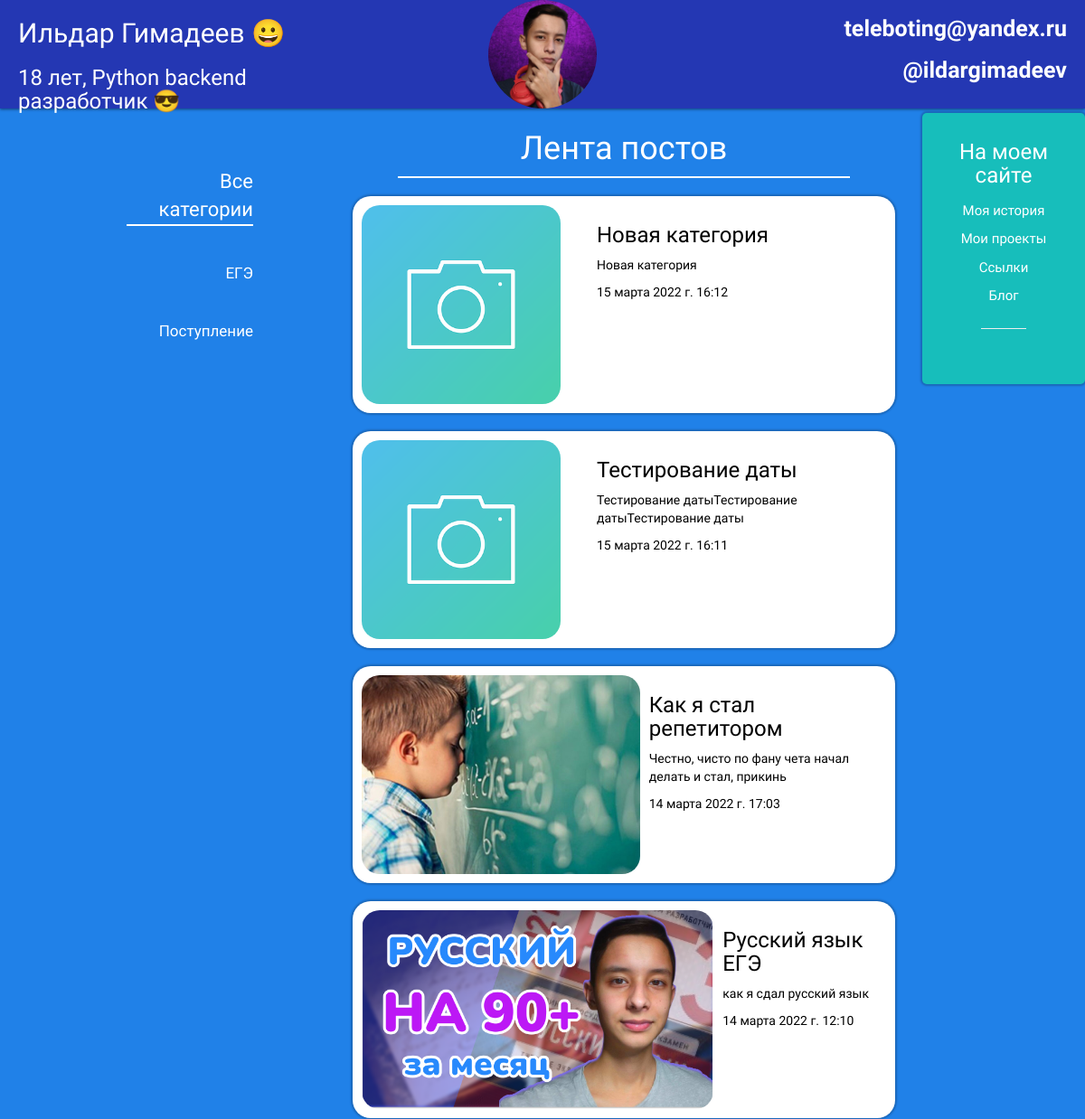
Page /articles (upper part) on the earlier database version.
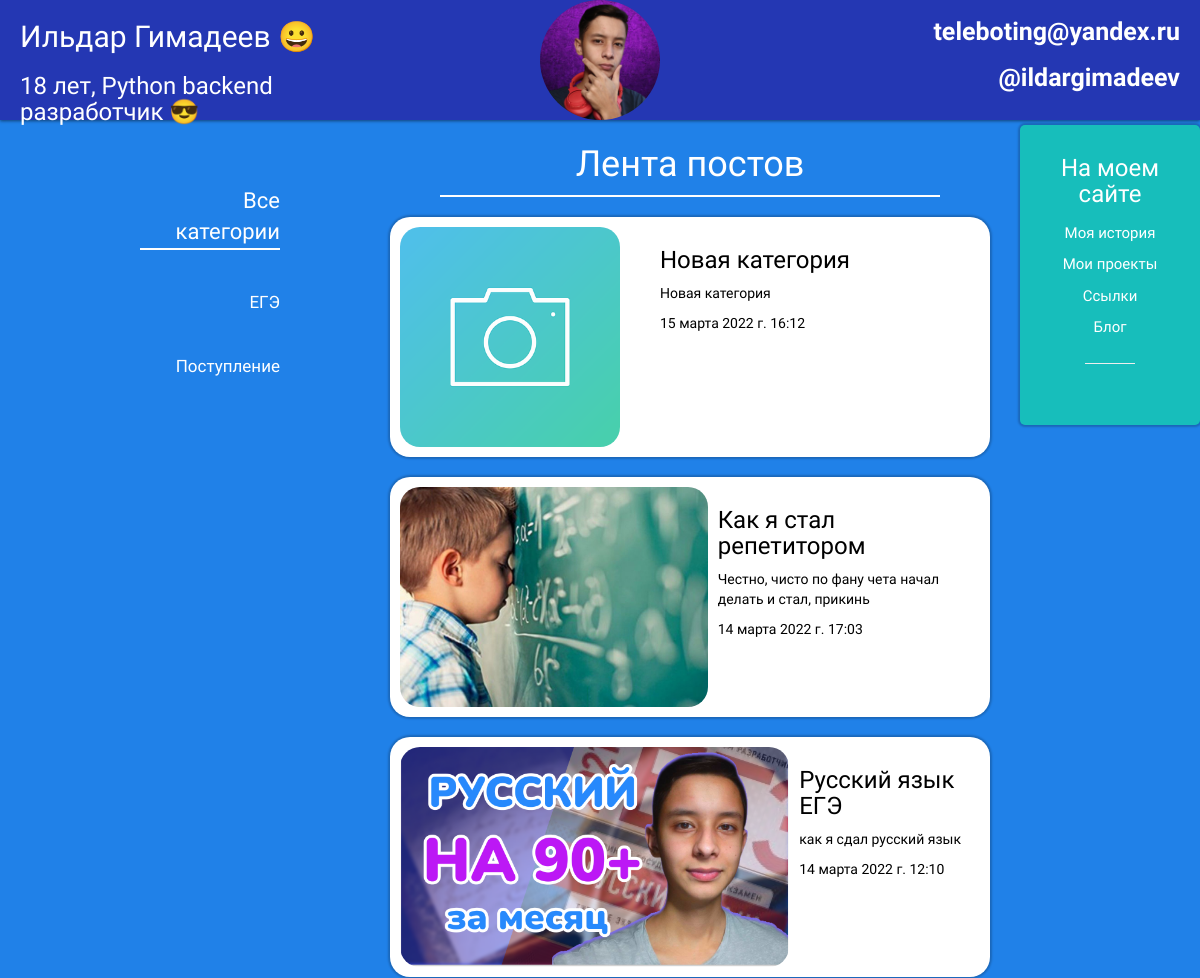
Same page on the later database version.
### blog/models.py (models this page shows, shortened)
class Category(models.Model):
    name = models.CharField(max_length=50, db_index=True, verbose_name='Категория')
    class Meta:
        verbose_name = 'Категория'
        verbose_name_plural = 'Категории'

class Post(models.Model):
    author = models.ForeignKey(settings.AUTH_USER_MODEL, on_delete=models.CASCADE, verbose_name='Автор статьи')
    title = models.CharField(max_length=200, verbose_name='Заголовок')
    text = models.TextField(verbose_name='Текст статьи')
    created_date = models.DateTimeField(default=timezone.now)
    published_date = models.DateTimeField(blank=True, null=True, verbose_name='Дата публикации')
    photo = models.ImageField(null=True)
    cat = models.ForeignKey('Category', on_delete=models.PROTECT, null=True, verbose_name='Категория')
    class Meta:
        verbose_name = 'Пост'
        verbose_name_plural = 'Посты'
        ordering = ['id']

### articles/views.py (the view)
# urls.py: path('', views.post_list, name='post_list'),
def post_list(request):
    posts = Post.objects.filter(published_date__lte=timezone.now()).order_by('-published_date')
    return render(request, 'articles/articles.html', {'posts': posts})

### articles/templatetags/articles_tags.py (called while the page is built)
@register.simple_tag(name='getcats')
def get_categories():
    return Category.objects.all()

### articles/templates/articles/articles.html (shortened to what this page needs)
{% extends 'blog/base.html' %}
{% load static %}
{% load articles_tags %}
{% block content %}
<aside class="sidebar1">
    <nav class="nav">
        <ul>
            <li class="active"><a href="{% url 'post_list' %}">Все категории</a></li>
            {% getcats as cats %}
            {% for c in cats %}
            <li><a href="articles/category/{{ c.pk }}/">{{ c.name }}</a></li>
            {% endfor %}
        </ul>
    </nav>
</aside>
<div class="content twitter">
    <div class="articles-name">
        <h1>Лента постов</h1>
    </div>
    {% for post in posts %}
    <div class="post post-card">
        {% if post.photo and post.photo.url %}
            <img src="{{ post.photo.url }}">
        {% else %}
            <img src="{% static 'images/default.png' %}" alt="" class="post_img">
        {% endif %}
        <div class="post-card-inside">
            <h3><a href="{% url 'post_detail' pk=post.pk %}">{{ post.title }}</a></h3>
            <p>{{ post.text|linebreaksbr|truncatewords:30}}</p>
            <p>{{ post.published_date }}</p>
        </div>
    </div>
    {% endfor %}
</div>
{% endblock %}

Differences in the rows shown:
removed Post: photo (placeholder picture), title "Тестирование даты", text "Тестирование датыТестирование датыТестирование даты", published_date "15 марта 2022 г. 16:11"
